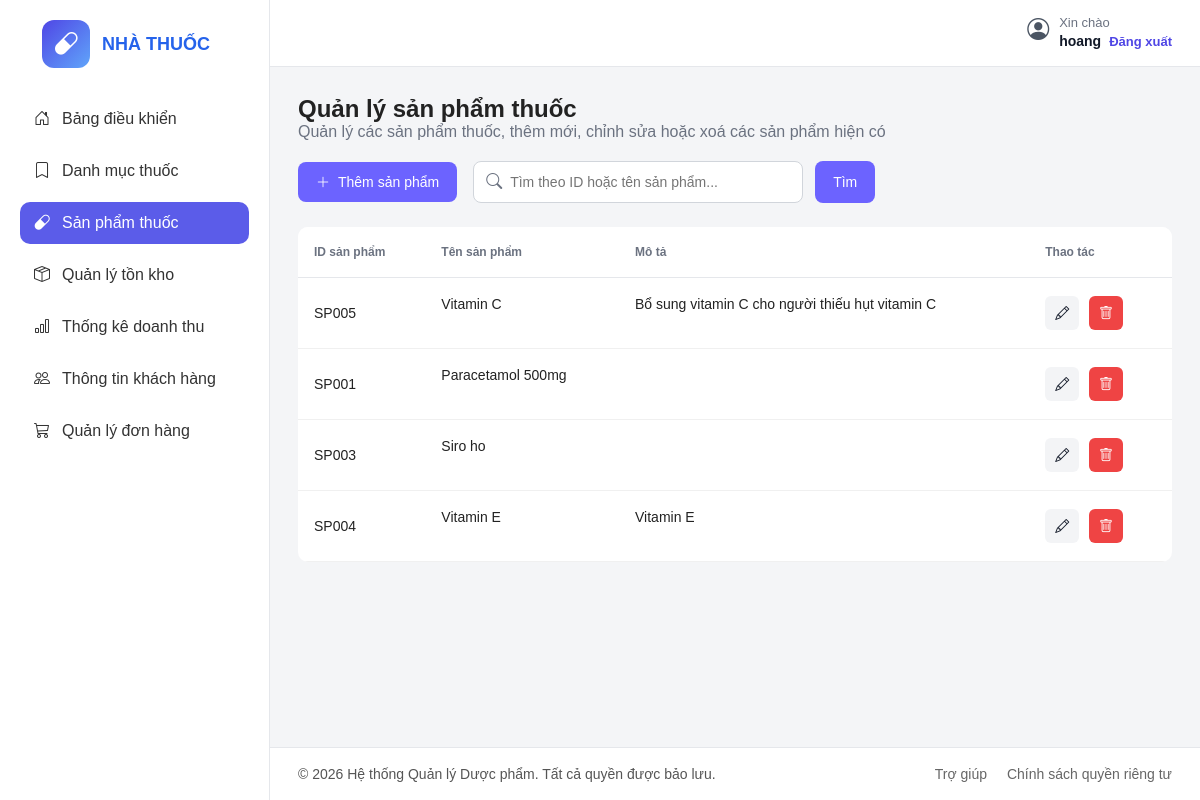
Screenshot of /dashboard/san-pham/ (signed in) with the database file from the repository.
### core/models.py (models this page shows, shortened)
class Product(models.Model):
    category = models.ForeignKey(Category, on_delete=models.CASCADE)
    proid = models.CharField(max_length=20, unique=True)
    name = models.TextField()
    description = models.TextField(blank=True)
    image = models.ImageField(upload_to='products/', blank=True, null=True)
    unit = models.CharField(max_length=50)
    price = models.DecimalField(max_digits=12, decimal_places=2)

### core/views.py (the view, shortened to what this page needs)
# urls.py: path('dashboard/san-pham/', views.admin_products, name='admin_products'),
@login_required
@user_passes_test(is_admin)
def admin_products(request):
    keyword = request.GET.get('q', '').strip()
    products = Product.objects.select_related('category').all().order_by('id')
    if keyword:
        products = products.filter(
            Q(name__icontains=keyword) |
            Q(proid__icontains=keyword)
        )
    categories = Category.objects.all()
    return render(request, 'admin_panel/sanpham.html', {
        'products': products,
        'categories': categories,
        'keyword': keyword,
    })

### core/views.py (called while the page is built)
def is_admin(user):
    return user.is_staff

### templates/admin_panel/sanpham.html (shortened to what this page needs)
{% load static %}
<!DOCTYPE html>
<html lang="vi">
<head>
  <link rel="stylesheet" href="{% static 'css/sanpham.css' %}" />
  <link rel="stylesheet" href="https://cdn.jsdelivr.net/npm/bootstrap-icons@1.11.3/font/bootstrap-icons.min.css" />
</head>
<body>
  <div class="container">
    <aside class="sidebar">
      <div class="logo">
        <div class="logo-icon">
          <i class="bi bi-capsule"></i>
        </div>
        <div>
          <h2>NHÀ THUỐC</h2>
        </div>
      </div>
      <ul class="menu">
        <li><a href="{% url 'dashboard' %}"><i class="bi bi-house-door"></i> Bảng điều khiển</a></li>
        <li><a href="{% url 'admin_categories' %}"><i class="bi bi-bookmark"></i> Danh mục thuốc</a></li>
        <li class="active"><a href="{% url 'admin_products' %}"><i class="bi bi-capsule"></i> Sản phẩm thuốc</a></li>
        <li><a href="{% url 'admin_inventory' %}"><i class="bi bi-box-seam"></i> Quản lý tồn kho</a></li>
        <li><a href="{% url 'admin_statistics' %}"><i class="bi bi-bar-chart"></i> Thống kê doanh thu</a></li>
        <li><a href="{% url 'admin_customers' %}"><i class="bi bi-people"></i> Thông tin khách hàng</a></li>
        <li><a href="{% url 'admin_orders' %}"><i class="bi bi-cart3"></i>Quản lý đơn hàng</a></li>
      </ul>
    </aside>
    <main class="main-content">
      <header class="topbar">
        <div class="topbar-right">
          <div class="user-info user-info-vertical">
            <i class="bi bi-person-circle"></i>
            <div>
              <span>Xin chào</span>
              <strong>{{ user.get_full_name|default:user.username }}</strong>
              <a href="{% url 'logout' %}" class="logout-link">Đăng xuất</a>
            </div>
          </div>
        </div>
      </header>
      <section class="titleql">
        <h2>Quản lý sản phẩm thuốc</h2>
        <p class="subtitle">
          Quản lý các sản phẩm thuốc, thêm mới, chỉnh sửa hoặc xoá các sản phẩm hiện có
        </p>
        <div class="action-bar">
          <button class="add-btn" id="openPopup">
            <i class="bi bi-plus-lg"></i>
            Thêm sản phẩm
          </button>
          <form method="get" action="{% url 'admin_products' %}" class="search-form">
            <div class="small-search-box">
              <i class="bi bi-search"></i>
              <input
                type="text"
                name="q"
                value="{{ keyword|default:'' }}"
                placeholder="Tìm theo ID hoặc tên sản phẩm..."
              />
            </div>
            <button type="submit" class="search-btn">Tìm</button>
          </form>
        </div>
        <div class="table-wrapper">
          <table>
            <thead>
              <tr>
                <th>ID sản phẩm</th>
                <th>Tên sản phẩm</th>
                <th>Mô tả</th>
                <th>Thao tác</th>
              </tr>
            </thead>
            <tbody>
              {% for product in products %}
              <tr>
                <td>{{ product.proid }}</td>
                <td class="product-name-cell">{{ product.name }}</td>
                <td class="product-desc-cell">{{ product.description }}</td>
                <td>
                  <button
                    type="button"
                    class="edit-btn open-edit-popup"
                    data-id="{{ product.id }}"
                    data-proid="{{ product.proid }}"
                    data-name="{{ product.name }}"
                    data-price="{{ product.price }}"
                    data-unit="{{ product.unit }}"
                    data-description="{{ product.description }}"
                    data-category-id="{{ product.category.id }}"
                  >
                  <i class="bi bi-pencil"></i>
                  </button>
                  <form method="post"
                    action="{% url 'admin_product_delete' product.id %}"
                    style="display:inline"
                    onsubmit="return confirm('Bạn có chắc muốn xóa sản phẩm này không?');">
                    <button type="submit" class="delete-btn">
                      <i class="bi bi-trash"></i>
                    </button>
                  </form>
                </td>
              </tr>
              {% empty %}
              <tr>
                <td colspan="4" class="empty-row">Không tìm thấy sản phẩm phù hợp.</td>
              </tr>
              {% endfor %}
            </tbody>
          </table>
        </div>
      </section>
      <footer class="footer">
        <p>© 2026 Hệ thống Quản lý Dược phẩm. Tất cả quyền được bảo lưu.</p>
        <div class="footer-links">
          <a href="#">Trợ giúp</a>
          <a href="#">Chính sách quyền riêng tư</a>
        </div>
      </footer>
    </main>
  </div>
</body>
</html>

### rows the page displays
Product: proid "SP005", name "Vitamin C", description "Bổ sung vitamin C cho người thiếu hụt vitamin C"
Product: proid "SP001", name "Paracetamol 500mg"
Product: proid "SP003", name "Siro ho"
Product: proid "SP004", name "Vitamin E", description "Vitamin E"

### other values shown
{{ user.get_full_name|default:user.username }} "hoang"
